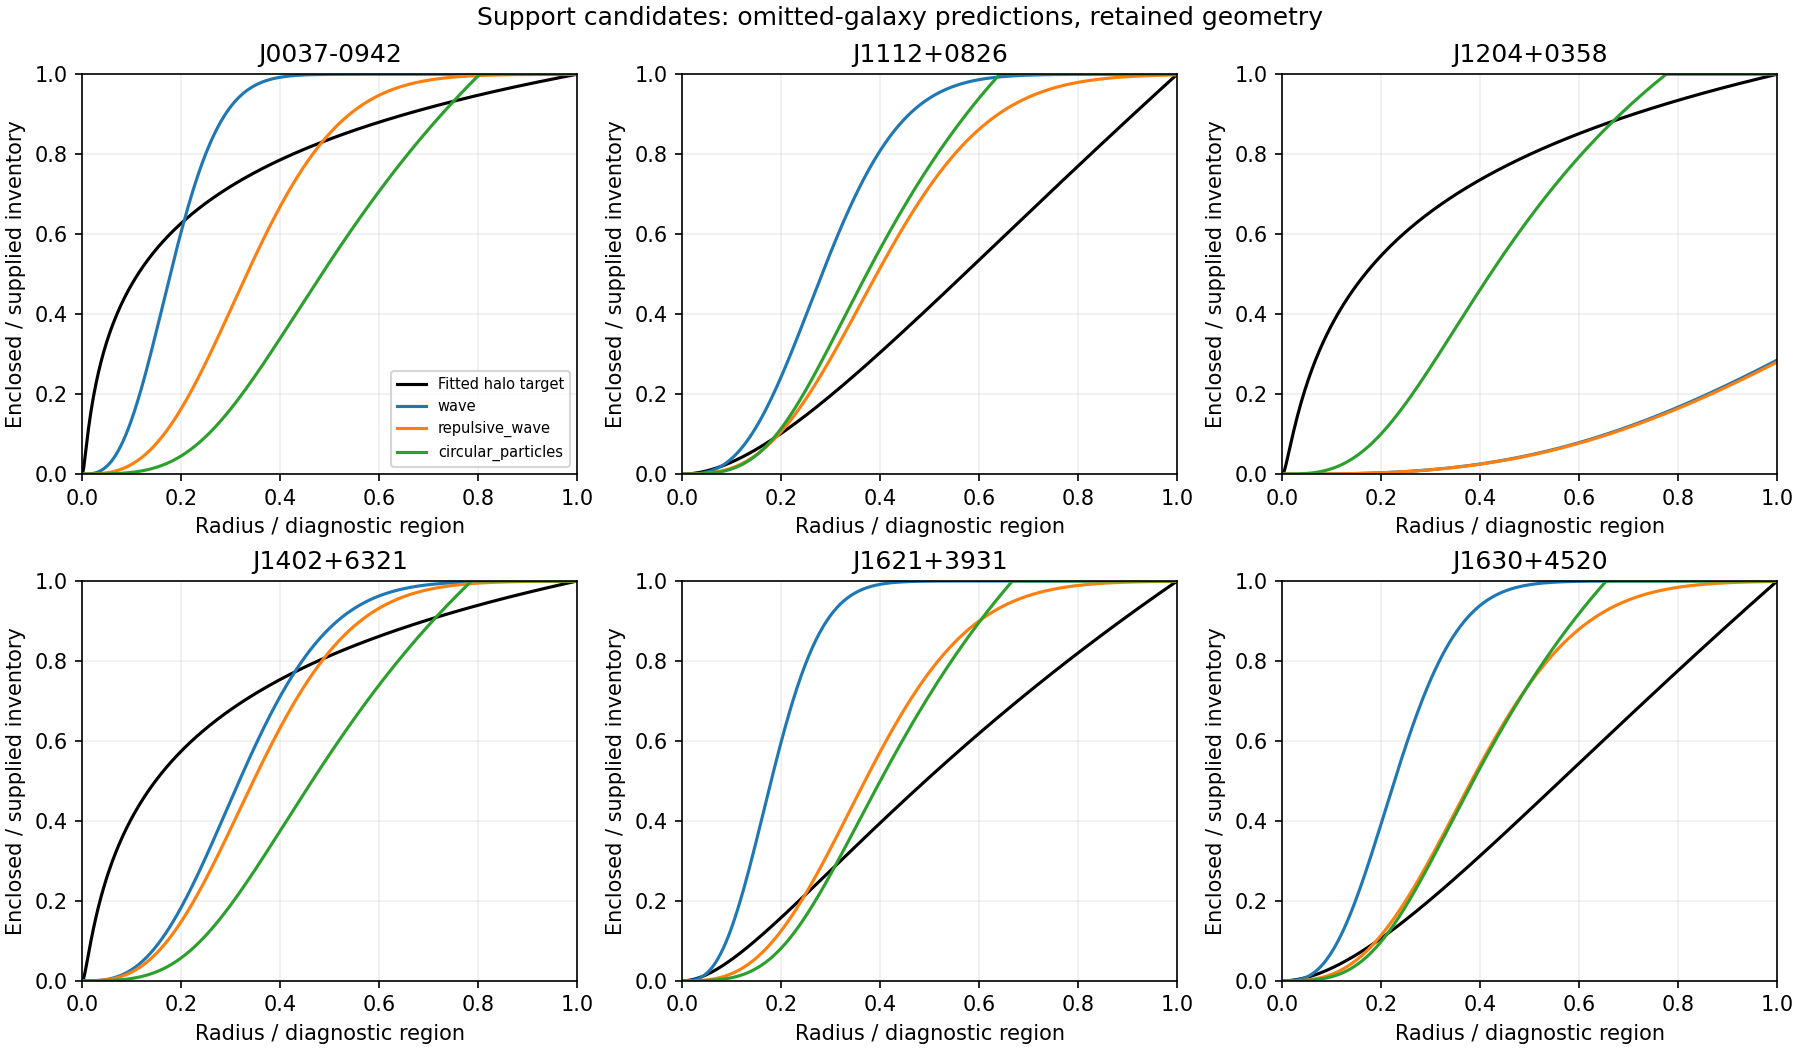

Write the Python code that produced this figure.
"""Variational wave support and circular-orbit support of fixed companion inventory."""
from pathlib import Path
import json,hashlib
import numpy as np
from scipy.special import roots_genlaguerre,gamma,erf
from scipy.integrate import quad
P=Path(__file__).resolve().parent;G=4.30091e-6
files=['stream-capture-results.json','halo-deposition-map-results.json','third-retention-optics-results.json','migration-variants-results.json']
streams=json.loads((P/files[0]).read_text())['rows'];halos=json.loads((P/files[1]).read_text())['rows'];stars=json.loads((P/files[2]).read_text())['rows'];prior=json.loads((P/files[3]).read_text())
x=np.linspace(0,1,401);hs=np.logspace(1,5,41);ks=np.r_[0.,np.logspace(-8,-1,22)];lams=np.linspace(.05,1.5,117)

def inputs(row):
 h=next(v for v in halos if all(v[k]==row[k] for k in ['Name','geometry','population']))
 st=next(v for v in stars if v['Name']==row['Name'] and v['model']=='attenuated_'+row['population'])
 M=next(v['original_deposit_enclosed_Msun'] for v in h['samples'] if v['aperture']=='5Re')
 return M,st['mass_Msun'],row['R_kpc']/5/1.8153

def wave_radii(M,Ms,ast,params,n=64):
 z,w=roots_genlaguerre(n,.5);t=np.sqrt(z);w=w/gamma(1.5)
 h=params[:,0];K=params[:,1]
 def derivative(a):
  # a^4 d(e)/da is better scaled over the full radius range.
  return -1.5*h*h*a+G*M*a*a/np.sqrt(2*np.pi)+G*Ms*a**4*((t[None,:]/(a[:,None]*t+ast)**2)@w)-3*K*M/(2*np.pi)**1.5
 lo=np.full(len(params),np.log(1e-4));hi=np.full(len(params),np.log(1e5))
 dlo=derivative(np.exp(lo));dhi=derivative(np.exp(hi))
 for _ in range(65):
  mid=(lo+hi)/2;d=derivative(np.exp(mid));low=d<0;lo=np.where(low,mid,lo);hi=np.where(low,hi,mid)
 a=np.exp((lo+hi)/2);boundary=(dlo>=0)|(dhi<=0)
 return a,boundary

def wave_energy(a,M,Ms,ast,h,K,n=128):
 z,w=roots_genlaguerre(n,.5);w/=gamma(1.5)
 return 3*h*h/(4*a*a)-G*M/(np.sqrt(2*np.pi)*a)-G*Ms*np.sum(w/(a*np.sqrt(z)+ast))+K*M/((2*np.pi)**1.5*a**3)

def wave_cdf(r,a):
 z=np.asarray(r)/a
 return erf(z)-2/np.sqrt(np.pi)*z*np.exp(-z*z)

def particle(row,branch,lam,n=2048):
 M,Ms,ast=inputs(row);q=(np.arange(n)+.5)/n
 r0=np.interp(q,row['case_cdfs'][branch],np.array(row['r_over_R'])*row['R_kpc'])
 mb=lambda r:Ms*r*r/(r+ast)**2
 ell=lam*lam*r0*(mb(r0)+q*M)
 lo=np.zeros(n);hi=r0*max(1.,lam*lam)
 for _ in range(55):
  r=(lo+hi)/2;low=r*(mb(r)+q*M)<ell;lo=np.where(low,r,lo);hi=np.where(low,hi,r)
 r=(lo+hi)/2
 if not np.all(np.diff(r)>0):return np.full(len(x),np.nan),None,None
 balance=float(np.max(np.abs(r*(mb(r)+q*M)/ell-1)))
 density_derivative=M*np.gradient(q,r);star_derivative=2*Ms*r*ast/(r+ast)**3
 kappa2=G*((mb(r)+q*M)/r**3+(star_derivative+density_derivative)/r**2)
 assert np.min(kappa2)>0 and balance<1e-9
 return np.interp(x*row['R_kpc'],r,q,left=0,right=1),balance,float(kappa2.min())

results=[];max_wave_radius_drift=0;max_wave_energy_quad=0;max_particle_drift=0
for geometry in ['companion_regular','standard_flat_FLRW']:
 for population in ['Chabrier','Salpeter']:
  rows=[r for r in streams if r['geometry']==geometry and r['population']==population]
  for model in ['wave','repulsive_wave','circular_particles']:
   branches=[(-1,'distant'),(0,'near_1.1R')] if model=='circular_particles' else [(-1,'relaxed_no_source_shape')]
   for branch,label in branches:
    params=np.array([(h,0.) for h in hs]) if model=='wave' else np.array([(h,k) for h in hs for k in ks]) if model=='repulsive_wave' else lams[:,None]
    predictions=[];scores=[];extras=[];bases=[]
    for row in rows:
     M,Ms,ast=inputs(row);truth=np.interp(x,row['r_over_R'],row['target_cdf']);base=np.interp(x,row['r_over_R'],row['case_cdfs'][branch])
     if model!='circular_particles':
      a,bounds=wave_radii(M,Ms,ast,params)
      curves=np.array([wave_cdf(x*row['R_kpc'],v) for v in a]);extras.append((a,bounds))
     else:
      curves=np.array([particle(row,branch,float(p[0]),1024)[0] for p in params]);extras.append(None)
      unchanged=particle(row,branch,1.,4096)[0];assert np.max(np.abs(unchanged-base))<.001
     predictions.append(curves);scores.append(np.where(np.all(np.isfinite(curves),axis=1),np.mean((curves-truth)**2,axis=1),np.inf));bases.append(np.mean((base-truth)**2))
    scores=np.array(scores);best=int(np.argmin(scores.mean(axis=0)));per=[];loo=[]
    for i,row in enumerate(rows):
     ix=int(np.argmin(np.delete(scores,i,axis=0).mean(axis=0)));assert np.isfinite(scores[i,ix]), 'Omitted galaxy has no valid circular equilibrium for training-selected parameter';loo.append(scores[i,ix]);M,Ms,ast=inputs(row);diagnostics={}
     for mode,j in [('shared',best),('loo',ix)]:
      p=params[j]
      if model!='circular_particles':
       a=float(extras[i][0][j]);fine,bound=wave_radii(M,Ms,ast,p[None,:],128);af=float(fine[0]);drift=abs(a/af-1);max_wave_radius_drift=max(max_wave_radius_drift,drift)
       ee=wave_energy(af,M,Ms,ast,*p);delta=.002
       curvature=(wave_energy(af*np.exp(delta),M,Ms,ast,*p)-2*ee+wave_energy(af*np.exp(-delta),M,Ms,ast,*p))/delta**2
       starquad=quad(lambda u:4/np.sqrt(np.pi)*u*u*np.exp(-u*u)*(-G*Ms/(af*u+ast)),0,np.inf,epsabs=1e-6)[0]
       z,w=roots_genlaguerre(128,.5);starapprox=-G*Ms*np.sum(w/gamma(1.5)/(af*np.sqrt(z)+ast));err=abs(starapprox/starquad-1);max_wave_energy_quad=max(max_wave_energy_quad,err)
       diagnostics[mode]=dict(radius_kpc=a,refined_radius_kpc=af,radius_boundary=bool(bound[0]),radius_relative_refinement=drift,specific_energy=ee,gaussian_log_radius_curvature=curvature,gaussian_radial_minimum=bool(curvature>0 and not bound[0]),stellar_potential_quadrature_relative_error=err,wave_characteristic_speed_kms=float(np.sqrt(1.5)*p[0]/af),fraction_outside_R=float(1-wave_cdf(row['R_kpc'],af)))
      else:
       fine,balance,kmin=particle(row,branch,float(p[0]),4096);drift=float(np.max(np.abs(fine-predictions[i][j])));max_particle_drift=max(max_particle_drift,drift)
       diagnostics[mode]=dict(refinement_max_cdf_difference=drift,force_balance_relative_error=balance,min_epicyclic_frequency_squared=kmin,individual_circular_orbits_stable=bool(kmin>0),fraction_outside_R=float(1-fine[-1]))
     per.append(dict(Name=row['Name'],supplied_inventory_Msun=M,loo_parameters=params[ix].tolist(),loo_grid_boundary=bool(any(params[ix,k] in [params[:,k].min(),params[:,k].max()] for k in range(params.shape[1]) if np.ptp(params[:,k])>0)),baseline_max_error=float(np.max(np.abs(np.interp(x,row['r_over_R'],row['case_cdfs'][branch])-np.interp(x,row['r_over_R'],row['target_cdf'])))),shared_max_error=float(np.max(np.abs(predictions[i][best]-np.interp(x,row['r_over_R'],row['target_cdf'])))),loo_max_error=float(np.max(np.abs(predictions[i][ix]-np.interp(x,row['r_over_R'],row['target_cdf'])))),diagnostics=diagnostics,shared_cdf=predictions[i][best].tolist(),loo_cdf=predictions[i][ix].tolist(),target_cdf=np.interp(x,row['r_over_R'],row['target_cdf']).tolist()))
    old=next(v for v in prior['results'] if v['geometry']==geometry and v['population']==population and v['source']==('near_1.1R' if branch==0 else 'distant') and v['model']=='partial')
    result=dict(invalid_parameter_counts=[int(np.sum(~np.isfinite(v))) for v in scores],geometry=geometry,population=population,model=model,source=label,shared_parameters=params[best].tolist(),shared_grid_boundary=bool(any(params[best,k] in [params[:,k].min(),params[:,k].max()] for k in range(params.shape[1]) if np.ptp(params[:,k])>0)),baseline_rms=float(np.sqrt(np.mean(bases))),previous_partial_loo_rms=old['loo_rms'],shared_rms=float(np.sqrt(scores[:,best].mean())),loo_rms=float(np.sqrt(np.mean(loo))),rows=per)
    results.append(result);print(geometry,population,model,label,'base/shared/LOO',*[round(result[k]*100,3) for k in ['baseline_rms','shared_rms','loo_rms']],'params',result['shared_parameters'],flush=True)
out=dict(scope='Gaussian variational wave support and circular-orbit equilibria; not complete formation or stability proofs',input_sha256={f:hashlib.sha256((P/f).read_bytes()).hexdigest() for f in files},wave_max_relative_radius_refinement=max_wave_radius_drift,wave_stellar_potential_max_quadrature_error=max_wave_energy_quad,particle_max_cdf_refinement=max_particle_drift,grid=x.tolist(),results=results)
(P/'wave-particle-results.json').write_text(json.dumps(out,separators=(',',':'),allow_nan=False)+'\n',encoding='utf-8',newline='\n')
lines=['# Wave support versus orbiting particles','',
'The capture law and original deposited inventory remain fixed. These are equilibrium candidates for the captured component, using known physics with a proposed photon-companion origin. They do not establish that ordinary massless gravitons behave as massive scalar waves or as slow orbiting particles.','',
'## Equations and provenance','',
'Wave trial density: rho=M exp(-r^2/a^2)/(pi^1.5 a^3). Minimize E/M=3 h_eff^2/(4a^2)-GM/(sqrt(2pi)a)+<Phi_star>+K M/[(2pi)^1.5 a^3]. Here h_eff=hbar/m, and K>=0 corresponds to repulsive P=K rho^2 support. The Gaussian integrals, gradient-energy support and repulsive pressure are known structures. Our choice to put the entire captured inventory into this relaxed scalar trial state is a proposed model assumption. K=0 and K>=0 are tested separately.','',
'The [Hui et al. review](https://arxiv.org/abs/1610.08297) discusses massive scalar wave support and solitonic cores. We use local nonrelativistic support concepts, not its cosmological formation assumptions. Our Gaussian restriction is not a computed Schrodinger-Poisson ground state, and a whole halo need not occupy one ground state. No claim of a novel wave-support equation is made.','',
'Particle rule: assign j(q)=lambda sqrt[G r0(q)(M_star(<r0)+qM)] and solve j^2/G=r[M_star(<r)+qM]. The captured-profile quantile r0(q) sets the initial angular-momentum scale. Randomly oriented circular orbits give a spherical supported distribution. Circular force balance and angular-momentum conservation are known mechanics; the shared lambda and the photon-to-bound-particle interpretation are proposed inputs, not derived from incident waves. lambda=1 recovers the captured profile. This is an orbit construction, not an Eddington inversion.','',
'The [phase-space consistency analysis of Lacroix et al.](https://arxiv.org/abs/1805.02403) emphasizes that density and orbital distribution must be mutually consistent. Our positive circular-orbit construction addresses a restricted distribution; it does not derive a realistic orbital population or prove collective stability.','',
'## Comparison','',
'Supplied inventory comes from the ORIGINAL deposit inside diagnostic R=5 Re, not target NFW mass. A Hernquist stellar proxy uses the original companion-fit stellar mass and a_star=Re/1.8153. Material placed beyond R is retained in the model and not renormalized into the inner halo. Wave equilibrium forgets the initial stream shape, an assumed complete relaxation; particles retain the distant/near input through r0.','',
'Fit shared parameters on six targets; separately fit five and freeze for the sixth. Existing halo targets were already inspected. Errors are RMS cumulative-profile differences in percentage points, not observed velocity or lens residuals. Standard geometry remains a comparison only.','',
'| Geometry | Support | Source | Shared fit | Omitted-galaxy transfer | Previous partial transfer |','|---|---|---|---:|---:|---:|']
for r in results:
 if r['population']=='Chabrier':lines.append(f"| {r['geometry']} | {r['model']} | {r['source']} | {100*r['shared_rms']:.2f} | {100*r['loo_rms']:.2f} | {100*r['previous_partial_loo_rms']:.2f} |")
lines+=['','Both population proxies, all shared/omitted parameters, boundaries, individual errors, curves and support diagnostics are in the JSON. Changes of shape are not absolute-mass success. Our inferred NFW targets are restricted fits, some with poor stellar fits or parameter boundaries, not unique measured halos.','',
'## Support and numerical checks','',
'Wave energy curvature is checked against Gaussian expansion/contraction at the selected radius, including self-gravity and the stellar potential. Positive curvature is stability only in this one-radius trial family. It does not prove stability to arbitrary field perturbations, excited-state mixing, or nonlinear evolution. The scalar branch introduces an effective massive bound state and does not explain its production by photons.','',
'Particle force balance and positive epicyclic frequency are checked. These demonstrate stability of an individual circular orbit in the fixed positive-density potential, not collective halo stability. Angular momentum acquisition and disposal of energy during settling remain unmodeled.','',f"Refinement: wave radius changes by up to {max_wave_radius_drift:.4g} on doubling stellar-potential quadrature; direct stellar-potential integration differs by up to {max_wave_energy_quad:.4g}; quadrupling particle shells changes cumulative fractions by at most {max_particle_drift:.4g}. All particle force-balance and input-profile recovery checks pass. Boundaries and radius stability flags are preserved.",'',
'Full source history, relaxation times, photon conversion into bound states, support stresses for lensing, and a total energy ledger through formation remain open. No new rotation or lensing likelihood fit is claimed by an equilibrium shape comparison.']
findings=['## Outcome','',
'None of the three support candidates outperforms the earlier partial-migration prescription in retained-geometry omitted-target testing. Distant-input no-migration RMS was 26.74 points; the one-parameter wave model gives 39.08, the repulsive wave model 33.25, and circular particles 25.78. Earlier partial migration gave 20.01. Near-input particles improve their own baseline to 26.85 but also fail to beat the earlier 20.51 partial result. Standard-geometry transfer also fails to improve the distant no-migration benchmark.','',
'The wave trial states have positive energy curvature under Gaussian radial expansion/contraction: support can produce a preferred size, but that does not make it the correct halo size or shape. The repulsive shared fit selects the minimum h_eff allowed, so its extra pressure dominates rather than establishing a detected wave scale. Its fit does not transfer well. A Gaussian containing the entire inventory cannot represent arbitrary compact cores plus extended envelopes; these results do not exclude mixed/excited wave states or all wave-supported halos.','',
'The selected particle solutions satisfy circular force balance and positive individual-orbit epicyclic frequencies. Candidate parameters that reverse the ordering of mass shells were rejected as inconsistent with this ordered circular construction. Counts are recorded; rejection is not a claim that no more general crossing-orbit distribution exists. All shared and omitted selections have valid ordered solutions. Collective stability has not been established.','',
'What we gained is a restricted support calculation instead of a chosen stopping radius. What remains missing is a common formation and population rule that yields both a compact component and an extended one, while accounting for where binding energy and angular momentum go. No candidate earned a new motion/lensing fit by beating our existing profile benchmark.','']
pos=lines.index('## Support and numerical checks');lines[pos:pos]=findings
(P/'wave-particle-report.md').write_text('\n'.join(lines)+'\n',encoding='utf-8',newline='\n')
import matplotlib
matplotlib.use('Agg')
import matplotlib.pyplot as plt
fig,axes=plt.subplots(2,3,figsize=(12,7),layout='constrained')
selected=[r for r in results if r['geometry']=='companion_regular' and r['population']=='Chabrier' and r['source']!='near_1.1R']
for i,ax in enumerate(axes.flat):
 h=selected[0]['rows'][i];ax.plot(x,h['target_cdf'],'k',label='Fitted halo target')
 for result in selected:ax.plot(x,result['rows'][i]['loo_cdf'],label=result['model'])
 ax.set(title=h['Name'],xlabel='Radius / diagnostic region',ylabel='Enclosed / supplied inventory',xlim=(0,1),ylim=(0,1));ax.grid(alpha=.2)
axes.flat[0].legend(fontsize=7)
fig.suptitle('Support candidates: omitted-galaxy predictions, retained geometry')
fig.savefig(P/'wave-particle.png',dpi=150)
